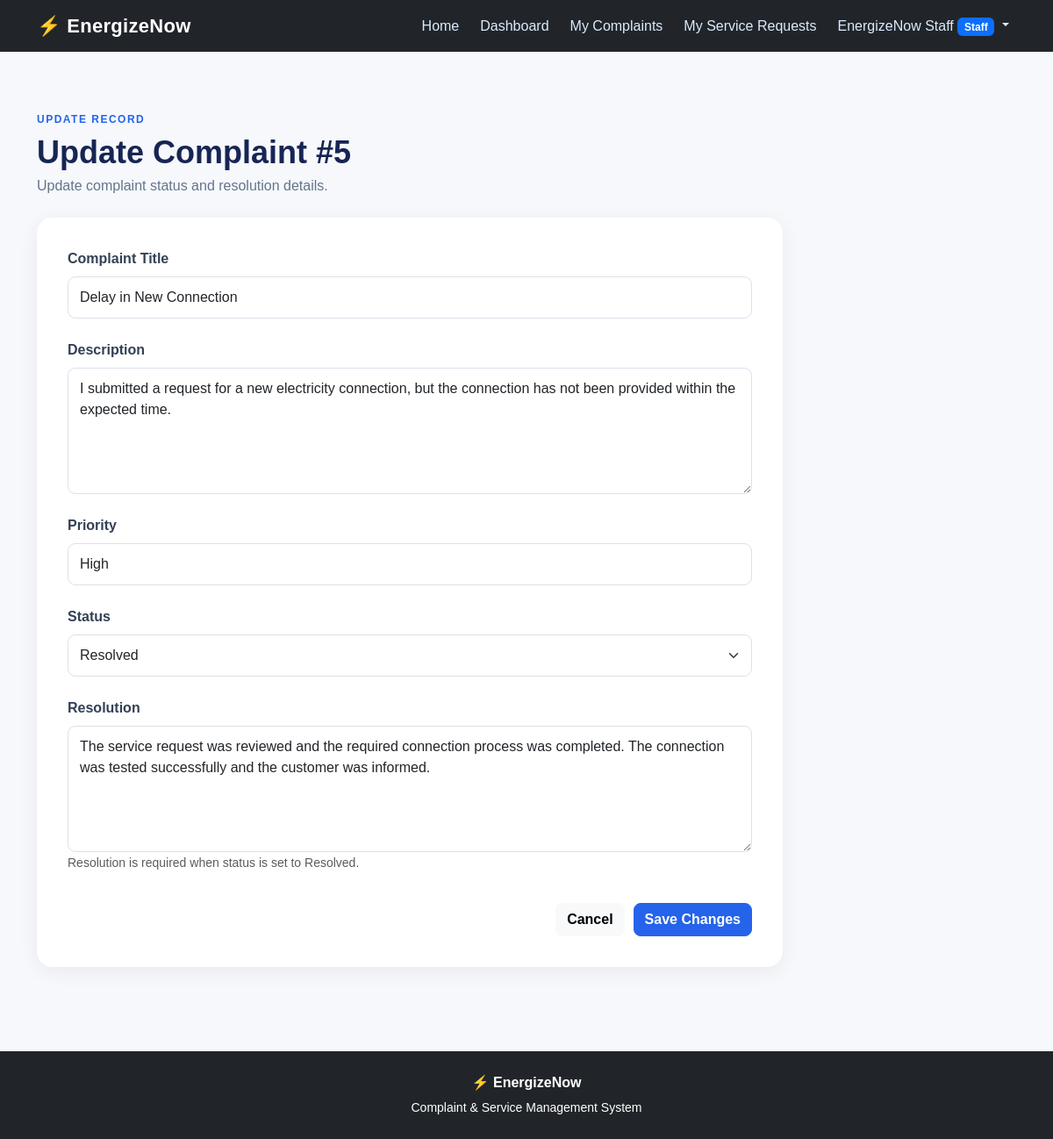
Screenshot of /staff/complaints/5/update (signed in) with the database file from the repository.
### models/user.py (models this page shows, shortened)
class User(UserMixin, db.Model):
    __tablename__ = "users"
    id = db.Column(db.Integer, primary_key=True)
    name = db.Column(
        db.String(100),
        nullable=False
    )
    email = db.Column(
        db.String(120),
        unique=True,
        nullable=False
    )
    password = db.Column(
        db.String(255),
        nullable=False
    )
    role = db.Column(
        db.String(20),
        nullable=False,
        default="customer"
    )
    complaints = db.relationship(
        "Complaint",
        backref="customer",
        lazy=True,
        foreign_keys="Complaint.customer_id"
    )
    assigned_complaints = db.relationship(
        "Complaint",
        backref="assigned_staff",
        lazy=True,
        foreign_keys="Complaint.assigned_to"
    )

### models/complaint.py (models this page shows, shortened)
class Complaint(db.Model):
    __tablename__ = "complaints"
    id = db.Column(
        db.Integer,
        primary_key=True
    )
    title = db.Column(
        db.String(200),
        nullable=False
    )
    description = db.Column(
        db.Text,
        nullable=False
    )
    priority = db.Column(
        db.String(20),
        nullable=False,
        default="Medium"
    )
    status = db.Column(
        db.String(30),
        nullable=False,
        default="New"
    )
    created_at = db.Column(
        db.DateTime,
        default=datetime.utcnow
    )
    updated_at = db.Column(
        db.DateTime,
        default=datetime.utcnow,
        onupdate=datetime.utcnow
    )
    resolution = db.Column(
        db.Text
    )
    customer_id = db.Column(
        db.Integer,
        db.ForeignKey("users.id"),
        nullable=False
    )
    assigned_to = db.Column(
        db.Integer,
        db.ForeignKey("users.id"),
        nullable=True
    )
    category_id = db.Column(
        db.Integer,
        db.ForeignKey("categories.id"),
        nullable=True
    )

### routes/complaints.py (the view, shortened to what this page needs)
@complaints_bp.route(
    "/staff/complaints/<int:complaint_id>/update",
    methods=["GET", "POST"]
)
@role_required("staff")
def update_complaint(complaint_id):
    complaint = Complaint.query.filter_by(
        id=complaint_id,
        assigned_to=current_user.id
    ).first_or_404()
    return render_template(
        "complaints/edit.html",
        complaint=complaint,
        staff_view=True
    )

### app.py (called while the page is built)
@login_manager.user_loader
def load_user(user_id):
    return User.query.get(int(user_id))

### templates/complaints/edit.html (shortened to what this page needs)
{% extends "base.html" %}
{% block content %}
<div class="container py-5">
    <div class="form-page-header mb-4">
        <span class="page-label">
            UPDATE RECORD
        </span>
        <h1>
            Update Complaint #{{ complaint.id }}
        </h1>
        <p>
            Update complaint status and resolution details.
        </p>
    </div>
    <div class="form-card">
        <form
            method="POST"
            action="{{ url_for(
                'complaints.update_complaint',
                complaint_id=complaint.id
            ) }}"
        >
            <div class="mb-4">
                <label class="form-label">
                    Complaint Title
                </label>
                <input
                    type="text"
                    name="title"
                    class="form-control"
                    value="{{ complaint.title }}"
                    readonly
                >
            </div>
            <div class="mb-4">
                <label class="form-label">
                    Description
                </label>
                <textarea
                    name="description"
                    class="form-control"
                    rows="5"
                    readonly
                >{{ complaint.description }}</textarea>
            </div>
            <div class="mb-4">
                <label class="form-label">
                    Priority
                </label>
                <input
                    type="text"
                    class="form-control"
                    value="{{ complaint.priority }}"
                    readonly
                >
            </div>
            <div class="mb-4">
                <label class="form-label">
                    Status
                </label>
                <select
                    name="status"
                    class="form-select"
                    required
                >
                    <option
                        value="Resolved"
                        {% if complaint.status == "Resolved" %}
                        selected
                        {% endif %}
                    >
                        Resolved
                    </option>
                </select>
            </div>
            <div class="mb-4">
                <label class="form-label">
                    Resolution
                </label>
                <textarea
                    name="resolution"
                    class="form-control"
                    rows="5"
                    placeholder="Enter resolution details..."
                >{{ complaint.resolution or "" }}</textarea>
                <small class="text-muted">
                    Resolution is required when status is set to Resolved.
                </small>
            </div>
            <div class="form-actions">
                <a
                    href="{{ url_for(
                        'complaints.staff_view_complaint',
                        complaint_id=complaint.id
                    ) }}"
                    class="btn btn-light"
                >
                    Cancel
                </a>
                <button
                    type="submit"
                    class="btn btn-primary"
                >
                    Save Changes
                </button>
            </div>
        </form>
    </div>
</div>
{% endblock %}

### templates/base.html (shortened to what this page needs)
<!DOCTYPE html>
<html lang="en">
<head>
    <link
        href="https://cdn.jsdelivr.net/npm/bootstrap@5.3.3/dist/css/bootstrap.min.css"
        rel="stylesheet"
    >
    <link
        rel="stylesheet"
        href="{{ url_for('static', filename='css/style.css') }}"
    >
</head>
<body>
<nav class="navbar navbar-expand-lg navbar-dark bg-dark">
    <div class="container">
        <a
            class="navbar-brand fw-bold"
            href="{{ url_for('home') }}"
        >
            ⚡ EnergizeNow
        </a>
        <div
            class="collapse navbar-collapse"
            id="navbarContent"
        >
            <ul class="navbar-nav ms-auto">
                <li class="nav-item">
                    <a
                        class="nav-link"
                        href="{{ url_for('home') }}"
                    >
                        Home
                    </a>
                </li>
                {% if current_user.is_authenticated %}
                    {% if current_user.role == "admin" %}
                        <li class="nav-item">
                            <a
                                class="nav-link"
                                href="{{ url_for('dashboard.admin_dashboard') }}"
                            >
                                Dashboard
                            </a>
                        </li>
                        <li class="nav-item">
                            <a
                                class="nav-link"
                                href="{{ url_for('complaints.admin_complaints') }}"
                            >
                                Complaints
                            </a>
                        </li>
                        <li class="nav-item">
                            <a
                                class="nav-link"
                                href="{{ url_for('service_requests.admin_service_requests') }}"
                            >
                                Service Requests
                            </a>
                        </li>
                    <!-- ================================
                         STAFF NAVIGATION
                    ================================= -->
                    {% elif current_user.role == "staff" %}
                        <li class="nav-item">
                            <a
                                class="nav-link"
                                href="{{ url_for('dashboard.staff_dashboard') }}"
                            >
                                Dashboard
                            </a>
                        </li>
                        <li class="nav-item">
                            <a
                                class="nav-link"
                                href="{{ url_for('complaints.staff_complaints') }}"
                            >
                                My Complaints
                            </a>
                        </li>
                        <li class="nav-item">
                            <a
                                class="nav-link"
                                href="{{ url_for('service_requests.staff_service_requests') }}"
                            >
                                My Service Requests
                            </a>
                        </li>
                    {% endif %}
                    <li class="nav-item dropdown">
                        <a
                            class="nav-link dropdown-toggle"
                            href="#"
                            role="button"
                            data-bs-toggle="dropdown"
                        >
                            {{ current_user.name }}
                            <span class="badge bg-primary">
                                {{ current_user.role|capitalize }}
                            </span>
                        </a>
                    </li>
                {% endif %}
            </ul>
        </div>
    </div>
</nav>
<main>
    {% block content %}
    {% endblock %}
</main>
<footer class="bg-dark text-white text-center py-4 mt-5">
    <div class="container">
        <p class="mb-1">
            ⚡ <strong>EnergizeNow</strong>
        </p>
        <small>
            Complaint & Service Management System
        </small>
    </div>
</footer>
</body>
</html>

### static/css/style.css (style rules this page uses)
body { background: #f6f8fc; color: #172554; font-family: Arial, Helvetica, sans-serif; }
a { text-decoration: none; }
main { min-height: 75vh; }
.navbar-brand { font-size: 22px; letter-spacing: 0.3px; }
.navbar .nav-link { color: #dbeafe !important; margin-left: 8px; transition: 0.2s; }
.section-heading span, .page-label { color: #2563eb; font-size: 12px; font-weight: 700; letter-spacing: 1.5px; }
.page-header h1, .form-page-header h1, .dashboard-header h1 { font-size: 36px; font-weight: 800; margin: 5px 0; }
.page-header p, .form-page-header p, .dashboard-header p { color: #64748b; margin: 0; }
.form-page-header { margin-bottom: 30px; }
.form-label { font-weight: 600; color: #334155; }
.form-control, .form-select { border: 1px solid #dbe1ea; border-radius: 9px; padding: 11px 13px; }
.btn { border-radius: 8px; font-weight: 600; }
.btn-primary { background: #2563eb; border-color: #2563eb; }
.form-card { max-width: 850px; background: white; padding: 35px; border-radius: 18px; box-shadow: 0 5px 25px rgba(0, 0, 0, 0.06); }
textarea { resize: vertical; }
.form-actions { display: flex; justify-content: flex-end; gap: 10px; padding-top: 10px; }

### rows the page displays
User: name "EnergizeNow Staff", role "Staff"
Complaint: id "5", title "Delay in New Connection", description "I submitted a request for a new electricity connection, but the connection has not been provided within the expected time.", priority "High", status "Resolved", resolution "The service request was reviewed and the required connection process was completed. The connection was tested successfully and the customer was informed."
